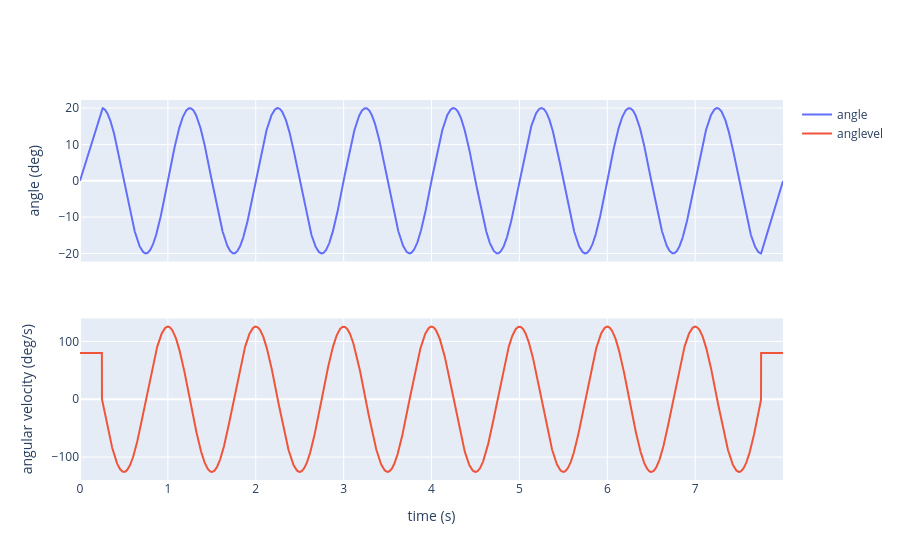

Notebook code for this chart:
### Markdown cell above
and plot them:

### Code cell
fig = make_subplots(rows = 2, cols = 1,
                   shared_xaxes=True)
fig.add_trace(
    go.Scatter(x = t, y = angle, mode="lines", name="angle"),
    row=1, col=1)
fig.update_yaxes(title_text = "angle (deg)", row=1)

fig.add_trace(
    go.Scatter(x = t, y = anglevel, mode="lines", name="anglevel"),
    row=2, col=1)
fig.update_yaxes(title_text = "angular velocity (deg/s)", row=2)
fig.update_xaxes(title_text = "time (s)", row=2)

### Figure 1 — Plotly figure (JSON) as saved in the notebook; plotly's stock layout.template omitted (floating-point values rounded to 4 significant figures; data arrays with more than 128 entries replaced by an {"elided": "..."} marker saying what was removed)
{"data": [{"mode": "lines", "name": "angle", "type": "scatter", "x": {"elided": "8000 float values"}, "xaxis": "x", "y": {"elided": "8000 float values"}, "yaxis": "y"}, {"mode": "lines", "name": "anglevel", "type": "scatter", "x": {"elided": "8000 float values"}, "xaxis": "x2", "y": {"elided": "8000 float values"}, "yaxis": "y2"}], "layout": {"xaxis": {"anchor": "y", "domain": [0, 1], "matches": "x2", "showticklabels": false}, "xaxis2": {"anchor": "y2", "domain": [0, 1], "title": {"text": "time (s)"}}, "yaxis": {"anchor": "x", "domain": [0.575, 1], "title": {"text": "angle (deg)"}}, "yaxis2": {"anchor": "x2", "domain": [0, 0.425], "title": {"text": "angular velocity (deg/s)"}}}}
